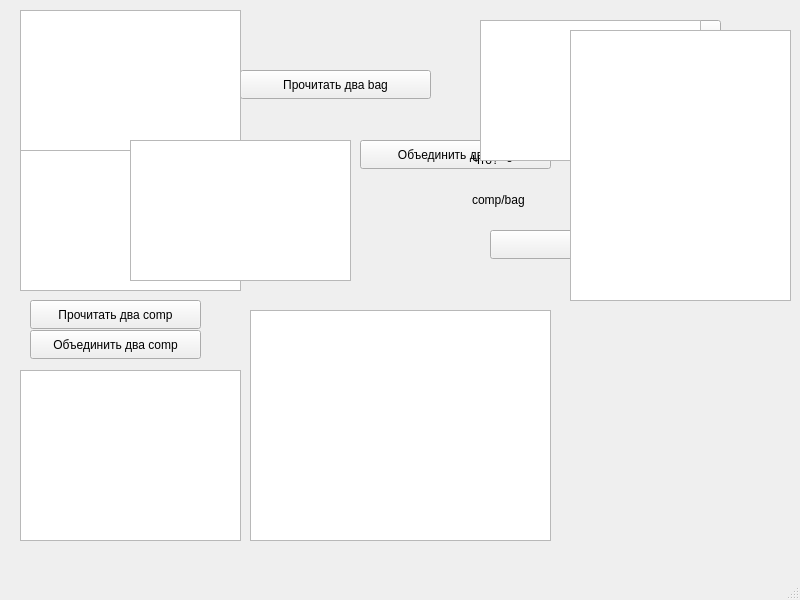
<?xml version="1.0" encoding="UTF-8"?>
<ui version="4.0">
 <class>MainWindow</class>
 <widget class="QMainWindow" name="MainWindow">
  <property name="geometry">
   <rect>
    <x>0</x>
    <y>0</y>
    <width>800</width>
    <height>600</height>
   </rect>
  </property>
  <property name="windowTitle">
   <string>MainWindow</string>
  </property>
  <widget class="QWidget" name="centralwidget">
   <widget class="QPushButton" name="button_1">
    <property name="geometry">
     <rect>
      <x>30</x>
      <y>300</y>
      <width>171</width>
      <height>29</height>
     </rect>
    </property>
    <property name="text">
     <string>Прочитать два comp</string>
    </property>
   </widget>
   <widget class="QPushButton" name="button_2">
    <property name="geometry">
     <rect>
      <x>240</x>
      <y>70</y>
      <width>191</width>
      <height>29</height>
     </rect>
    </property>
    <property name="text">
     <string>Прочитать два bag</string>
    </property>
   </widget>
   <widget class="QPushButton" name="button_4">
    <property name="geometry">
     <rect>
      <x>360</x>
      <y>140</y>
      <width>191</width>
      <height>29</height>
     </rect>
    </property>
    <property name="text">
     <string>Объединить два bag</string>
    </property>
   </widget>
   <widget class="QPushButton" name="button_3">
    <property name="geometry">
     <rect>
      <x>30</x>
      <y>330</y>
      <width>171</width>
      <height>29</height>
     </rect>
    </property>
    <property name="text">
     <string>Объединить два comp</string>
    </property>
   </widget>
   <widget class="QPushButton" name="button_5">
    <property name="geometry">
     <rect>
      <x>490</x>
      <y>20</y>
      <width>231</width>
      <height>29</height>
     </rect>
    </property>
    <property name="text">
     <string>Сортировка обратная алфавиту</string>
    </property>
   </widget>
   <widget class="QPushButton" name="button_6">
    <property name="geometry">
     <rect>
      <x>490</x>
      <y>70</y>
      <width>221</width>
      <height>31</height>
     </rect>
    </property>
    <property name="text">
     <string>алф(секции), внутри неалф</string>
    </property>
    <property name="autoRepeat">
     <bool>false</bool>
    </property>
    <property name="autoExclusive">
     <bool>false</bool>
    </property>
   </widget>
   <widget class="QPushButton" name="button_7">
    <property name="geometry">
     <rect>
      <x>490</x>
      <y>110</y>
      <width>231</width>
      <height>29</height>
     </rect>
    </property>
    <property name="text">
     <string>Сортировать все</string>
    </property>
   </widget>
   <widget class="QLineEdit" name="lineEdit">
    <property name="geometry">
     <rect>
      <x>570</x>
      <y>150</y>
      <width>113</width>
      <height>28</height>
     </rect>
    </property>
   </widget>
   <widget class="QLineEdit" name="lineEdit_2">
    <property name="geometry">
     <rect>
      <x>570</x>
      <y>190</y>
      <width>113</width>
      <height>28</height>
     </rect>
    </property>
   </widget>
   <widget class="QPushButton" name="button_8">
    <property name="geometry">
     <rect>
      <x>490</x>
      <y>230</y>
      <width>231</width>
      <height>29</height>
     </rect>
    </property>
    <property name="text">
     <string>Найти</string>
    </property>
   </widget>
   <widget class="QLabel" name="label">
    <property name="geometry">
     <rect>
      <x>472</x>
      <y>150</y>
      <width>81</width>
      <height>20</height>
     </rect>
    </property>
    <property name="text">
     <string>Что?</string>
    </property>
   </widget>
   <widget class="QLabel" name="label_2">
    <property name="geometry">
     <rect>
      <x>472</x>
      <y>190</y>
      <width>81</width>
      <height>20</height>
     </rect>
    </property>
    <property name="text">
     <string>comp/bag</string>
    </property>
   </widget>
   <widget class="QTableView" name="tableView_1">
    <property name="geometry">
     <rect>
      <x>20</x>
      <y>10</y>
      <width>221</width>
      <height>141</height>
     </rect>
    </property>
   </widget>
   <widget class="QTableView" name="tableView_2">
    <property name="geometry">
     <rect>
      <x>20</x>
      <y>150</y>
      <width>221</width>
      <height>141</height>
     </rect>
    </property>
   </widget>
   <widget class="QTableView" name="tableView_3">
    <property name="geometry">
     <rect>
      <x>20</x>
      <y>370</y>
      <width>221</width>
      <height>171</height>
     </rect>
    </property>
   </widget>
   <widget class="QTableView" name="tableView_4">
    <property name="geometry">
     <rect>
      <x>480</x>
      <y>20</y>
      <width>221</width>
      <height>141</height>
     </rect>
    </property>
   </widget>
   <widget class="QTableView" name="tableView_5">
    <property name="geometry">
     <rect>
      <x>130</x>
      <y>140</y>
      <width>221</width>
      <height>141</height>
     </rect>
    </property>
   </widget>
   <widget class="QTableView" name="tableView_6">
    <property name="geometry">
     <rect>
      <x>250</x>
      <y>310</y>
      <width>301</width>
      <height>231</height>
     </rect>
    </property>
   </widget>
   <widget class="QTableView" name="tableView_7">
    <property name="geometry">
     <rect>
      <x>570</x>
      <y>30</y>
      <width>221</width>
      <height>271</height>
     </rect>
    </property>
   </widget>
  </widget>
  <widget class="QMenuBar" name="menubar">
   <property name="geometry">
    <rect>
     <x>0</x>
     <y>0</y>
     <width>800</width>
     <height>25</height>
    </rect>
   </property>
  </widget>
  <widget class="QStatusBar" name="statusbar"/>
 </widget>
 <resources/>
 <connections/>
</ui>
